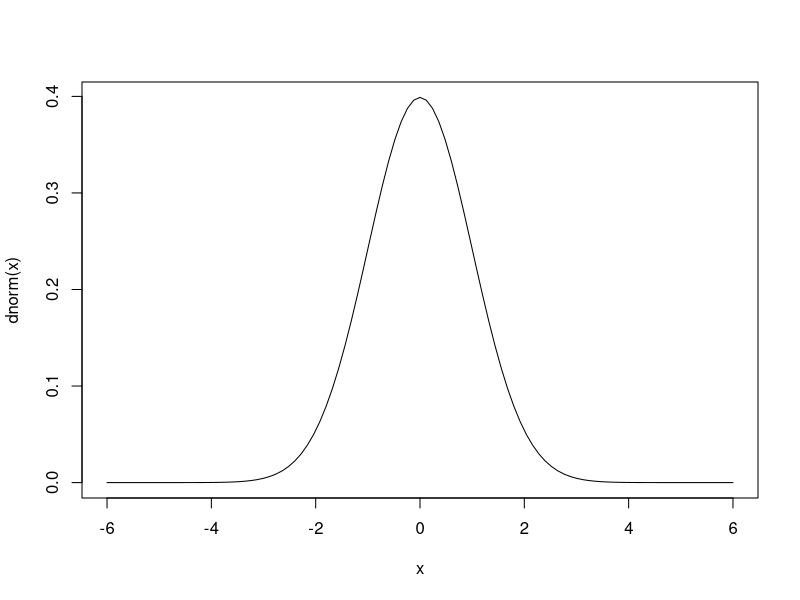
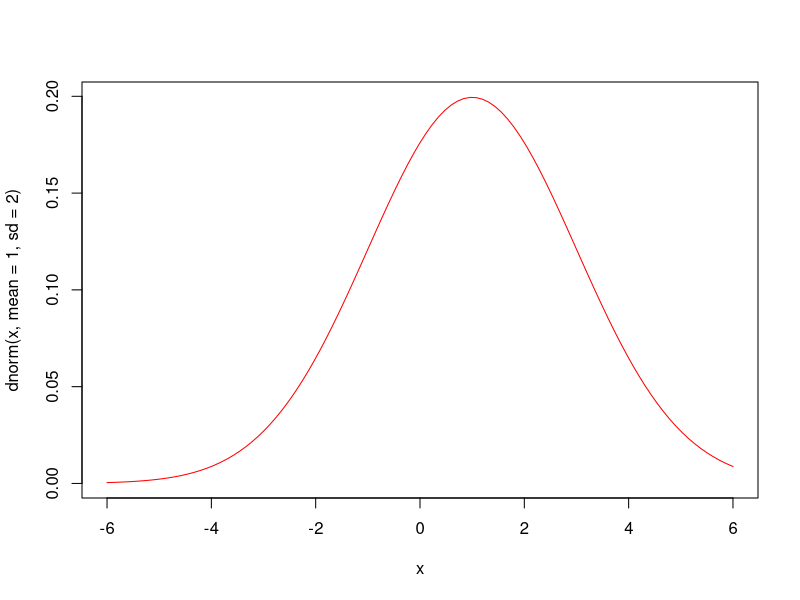

These charts were generated, in order, by the following R code:

# https://ytliu0.github.io/Stat390EF-R-Independent-Study-archive/Week03/NormalChisqT.html
dnorm(-3:3)

1 / sqrt(2 * pi) * exp(-(-3:3)^2 / 2)
# curve(dnorm(x), xlim = c(-3, 3))

curve(dnorm(x), xlim = c(-6, 6))
curve(dnorm(x, mean = 1, sd = 2), col = "red", add = "TRUE")
